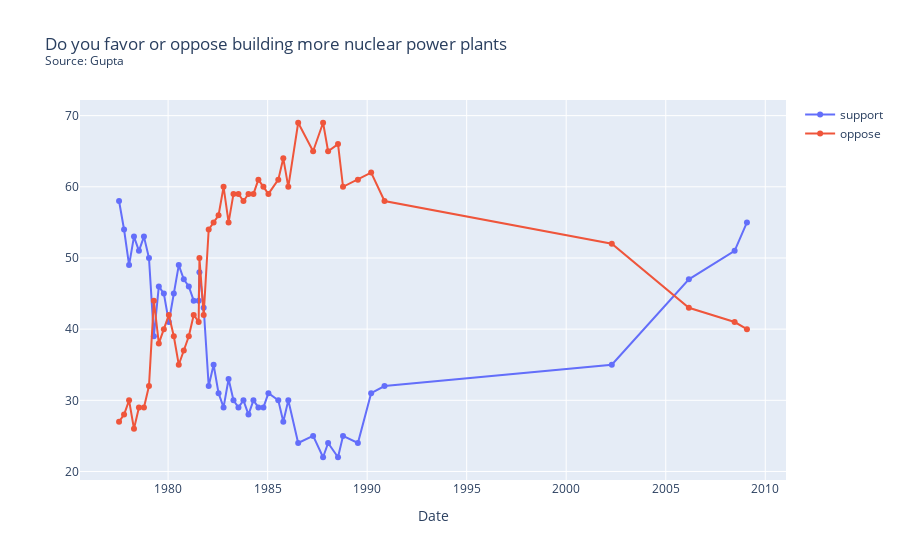
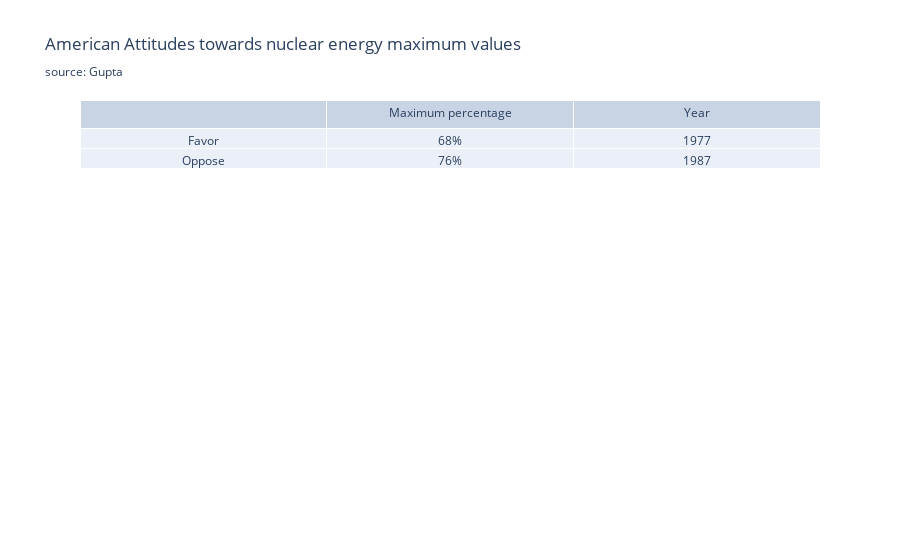

Write notebook code for charts like these, in order.
### Code cell
import plotly.express as px
import plotly.graph_objects as go
#type(df3['date'].iloc[1])
s= "Do you favor or oppose building more nuclear power plants"
df4 = df_date.sort_values(by=['date']).copy()
source = df4['firm'].iloc[0].title()
title = s + "<br><sup>Source: " + "Gupta" + "<sup>"

build_more_df = df4.copy()
resultdf=build_more_df.where(build_more_df['question'].str.contains(pat = "Building more nuclear power plants")).dropna().drop(columns='question')
fig_gupta = px.line(resultdf, x="date", y=["support", "oppose"], title=title, markers=True)
fig_gupta.update_layout(yaxis_title="", xaxis_title="Date", legend_title="")
fig.show()
# resultdf
#build_more_df['question'].str.contains(pat = "a")

def calc_percentage(val, total):
    return ((val/total)*100)



def create_table(df):
    fav_max_val = 0
    opp_max_val = 0
    
    for idx, row in df.iterrows():
        #print(f"support: {(row['support']/TOTAL)*100} oppose: {(row['oppose']/TOTAL)*100}")
        if fav_max_val <= calc_percentage(row['support'], row['total']):
            fav_max_val = round(calc_percentage(row['support'], row['total']))
            fav_max_year = row['year']
        if opp_max_val <= calc_percentage(row['oppose'], row['total']):
            opp_max_val = round(calc_percentage(row['oppose'], row['total']))
            opp_max_year = row['year']
    print(f"""favor: {fav_max_val} year: {fav_max_year:.0f}\noppose: {opp_max_val} year: {opp_max_year:.0f}""")

    
    fig = go.Figure(data=[go.Table(header=dict(values=[' ', 'Maximum percentage', 'Year']),
                 cells=dict(values=[["Favor", "Oppose"], [f"{fav_max_val}%", f"{opp_max_val}%"], [fav_max_year, opp_max_year]])
                              )])
    fig.update_layout(title_text="American Attitudes towards nuclear energy maximum values<br><sub>source: Gupta")
    fig.show()
create_table(resultdf)

### Figure 1 — Plotly figure (JSON) as saved in the notebook; plotly's stock layout.template omitted (floating-point values rounded to 4 significant figures)
{"data": [{"hovertemplate": "variable=support<br>date=%{x}<br>value=%{y}<extra></extra>", "legendgroup": "support", "line": {"color": "#636efa", "dash": "solid"}, "marker": {"symbol": "circle"}, "mode": "markers+lines", "name": "support", "orientation": "v", "showlegend": true, "type": "scatter", "x": ["1977-07-15T00:00:00", "1977-10-15T00:00:00", "1978-01-15T00:00:00", "1978-04-15T00:00:00", "1978-07-15T00:00:00", "1978-10-15T00:00:00", "1979-01-15T00:00:00", "1979-04-15T00:00:00", "1979-07-15T00:00:00", "1979-10-15T00:00:00", "1980-01-15T00:00:00", "1980-04-15T00:00:00", "1980-07-15T00:00:00", "1980-10-15T00:00:00", "1981-01-15T00:00:00", "1981-04-15T00:00:00", "1981-07-15T00:00:00", "1981-07-29T00:00:00", "1981-10-15T00:00:00", "1982-01-15T00:00:00", "1982-04-15T00:00:00", "1982-07-15T00:00:00", "1982-10-15T00:00:00", "1983-01-15T00:00:00", "1983-04-15T00:00:00", "1983-07-15T00:00:00", "1983-10-15T00:00:00", "1984-01-15T00:00:00", "1984-04-15T00:00:00", "1984-07-15T00:00:00", "1984-10-15T00:00:00", "1985-01-15T00:00:00", "1985-07-15T00:00:00", "1985-10-15T00:00:00", "1986-01-15T00:00:00", "1986-07-15T00:00:00", "1987-04-15T00:00:00", "1987-10-15T00:00:00", "1988-01-15T00:00:00", "1988-07-15T00:00:00", "1988-10-15T00:00:00", "1989-07-15T00:00:00", "1990-03-15T00:00:00", "1990-11-15T00:00:00", "2002-04-17T00:00:00", "2006-03-01T00:00:00", "2008-06-18T00:00:00", "2009-01-30T00:00:00"], "xaxis": "x", "y": [58, 54, 49, 53, 51, 53, 50, 39, 46, 45, 41, 45, 49, 47, 46, 44, 44, 48, 43, 32, 35, 31, 29, 33, 30, 29, 30, 28, 30, 29, 29, 31, 30, 27, 30, 24, 25, 22, 24, 22, 25, 24, 31, 32, 35, 47, 51, 55], "yaxis": "y"}, {"hovertemplate": "variable=oppose<br>date=%{x}<br>value=%{y}<extra></extra>", "legendgroup": "oppose", "line": {"color": "#EF553B", "dash": "solid"}, "marker": {"symbol": "circle"}, "mode": "markers+lines", "name": "oppose", "orientation": "v", "showlegend": true, "type": "scatter", "x": ["1977-07-15T00:00:00", "1977-10-15T00:00:00", "1978-01-15T00:00:00", "1978-04-15T00:00:00", "1978-07-15T00:00:00", "1978-10-15T00:00:00", "1979-01-15T00:00:00", "1979-04-15T00:00:00", "1979-07-15T00:00:00", "1979-10-15T00:00:00", "1980-01-15T00:00:00", "1980-04-15T00:00:00", "1980-07-15T00:00:00", "1980-10-15T00:00:00", "1981-01-15T00:00:00", "1981-04-15T00:00:00", "1981-07-15T00:00:00", "1981-07-29T00:00:00", "1981-10-15T00:00:00", "1982-01-15T00:00:00", "1982-04-15T00:00:00", "1982-07-15T00:00:00", "1982-10-15T00:00:00", "1983-01-15T00:00:00", "1983-04-15T00:00:00", "1983-07-15T00:00:00", "1983-10-15T00:00:00", "1984-01-15T00:00:00", "1984-04-15T00:00:00", "1984-07-15T00:00:00", "1984-10-15T00:00:00", "1985-01-15T00:00:00", "1985-07-15T00:00:00", "1985-10-15T00:00:00", "1986-01-15T00:00:00", "1986-07-15T00:00:00", "1987-04-15T00:00:00", "1987-10-15T00:00:00", "1988-01-15T00:00:00", "1988-07-15T00:00:00", "1988-10-15T00:00:00", "1989-07-15T00:00:00", "1990-03-15T00:00:00", "1990-11-15T00:00:00", "2002-04-17T00:00:00", "2006-03-01T00:00:00", "2008-06-18T00:00:00", "2009-01-30T00:00:00"], "xaxis": "x", "y": [27, 28, 30, 26, 29, 29, 32, 44, 38, 40, 42, 39, 35, 37, 39, 42, 41, 50, 42, 54, 55, 56, 60, 55, 59, 59, 58, 59, 59, 61, 60, 59, 61, 64, 60, 69, 65, 69, 65, 66, 60, 61, 62, 58, 52, 43, 41, 40], "yaxis": "y"}], "layout": {"autosize": true, "legend": {"title": {"text": ""}, "tracegroupgap": 0}, "title": {"text": "Do you favor or oppose building more nuclear power plants<br><sup>Source: Gupta<sup>"}, "xaxis": {"anchor": "y", "autorange": true, "domain": [0, 1], "range": ["1975-09-01 21:01:10.8847", "2010-12-13 02:58:49.1153"], "title": {"text": "Date"}, "type": "date"}, "yaxis": {"anchor": "x", "autorange": true, "domain": [0, 1], "range": [18.12, 72.88], "title": {"text": ""}, "type": "linear"}}}

### Figure 2 — Plotly figure (JSON) as saved in the notebook; plotly's stock layout.template omitted (floating-point values rounded to 4 significant figures)
{"data": [{"cells": {"values": [["Favor", "Oppose"], ["68%", "76%"], [1977, 1987]]}, "header": {"values": [" ", "Maximum percentage", "Year"]}, "type": "table"}], "layout": {"autosize": true, "title": {"text": "American Attitudes towards nuclear energy maximum values<br><sub>source: Gupta"}}}
